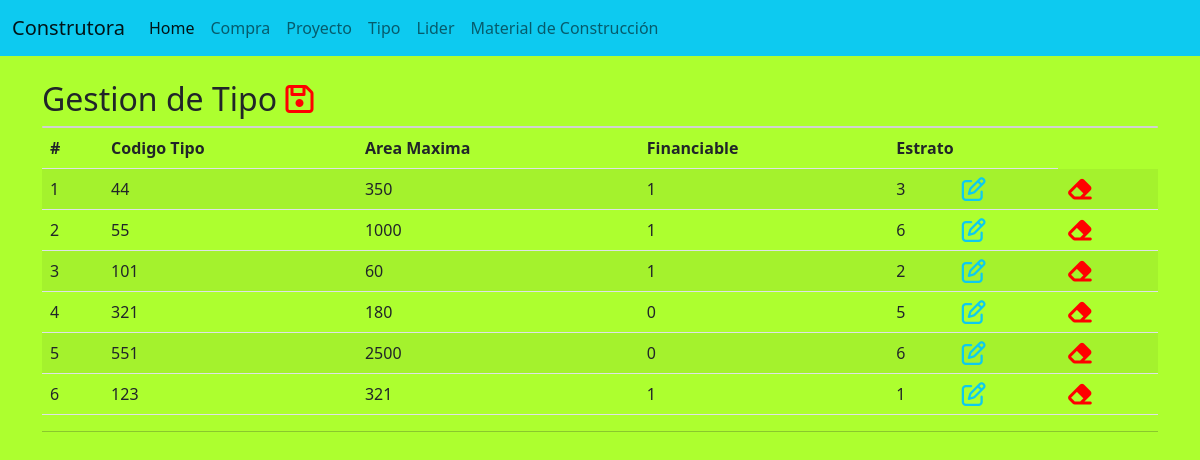
/listTipo/, run on the app's committed database.
### apps/proyectos/models.py (models this page shows)
class Tipo(models.Model):
    id_tipo = models.AutoField(db_column='ID_Tipo', primary_key=True)  # Field name made lowercase.
    codigo_tipo = models.IntegerField(db_column='Codigo_Tipo')  # Field name made lowercase.
    area_max = models.IntegerField(db_column='Area_Max')  # Field name made lowercase.
    financiable = models.IntegerField(db_column='Financiable')  # Field name made lowercase.
    estrato = models.IntegerField(db_column='Estrato')  # Field name made lowercase.
    class Meta:
        managed = False
        db_table = 'Tipo'

### apps/proyectos/views.py (the view)
# urls.py: path("listTipo/", views.listTipo, name = "listT"),
def listTipo(request):
    tipoList = Tipo.objects.get_queryset().order_by('id_tipo')
    page = request.GET.get("page", 1)
    try:
        paginator = Paginator(tipoList, 50)
        tipoList = paginator.page(page)
    except:
        raise Http404
    data = {
        "entity" : tipoList,
        "paginator" : paginator
    }
    return render(request, "listar/listarTipo.html", data)

### apps/proyectos/templates/listar/listarTipo.html (shortened to what this page needs)
{% extends 'base.html' %}
{% block body %}
<div class = "row">
    <div class = "col-sm-24 col-md-24 col-lg-24 col-xl-24 ">
        <h2>Gestion de Tipo  <a href="{% url 'tipoG'%}"><i class="fa fa-floppy-o" aria-hidden="true"  style = "color: red;"></i></a></h2>
        <div class = "card">
    </div>
    <div class = "col-sm-24 col-md-24 col-lg-24 col-xl-24">
        <div class = "table-responsive">
            <table class = "table table-striped">
                 <thead>
                        <tr>
                            <th>#</th>
                            <th>Codigo Tipo</th>
                            <th>Area Maxima</th>
                            <th>Financiable</th>
                            <th colspan = "2">Estrato</th>
                        </tr>
                 </thead>
                 <tbody>
                    {% for c in entity %}
                    <tr>
                        <td>{{c.id_tipo}}</td>
                        <td>{{c.codigo_tipo}}</td>
                        <td>{{c.area_max}}</td>
                        <td>{{c.financiable}}</td>
                        <td>{{c.estrato}}</td>
                        <td><a href="{% url 'editT' c.id_tipo %}"><i class="fa fa-pencil-square-o fa-xl" aria-hidden="true"  style = "color: #0DCAF0;"></i></a></td>
                        <td><a onclick="return confirm('Estás seguro que deseas eliminar el registro?');" href="{% url 'deleteT' c.id_tipo %}"><i class="fa fa-eraser fa-xl" aria-hidden="true"  style = "color: red;"></i></a></td>
                    </tr>
                    {% endfor %}
                 </tbody>
            </table>
            <hr>
        </div>
    </div>
</div>
{% endblock %}

### apps/proyectos/static/css/styles.css (style rules this page uses)
body { background: greenyellow; }
.table-responsive { height: 1000px; overflow: scroll; }

### data on the page
Tipo: id_tipo "1", codigo_tipo "44", area_max "350", financiable "1", estrato "3"
Tipo: id_tipo "2", codigo_tipo "55", area_max "1000", financiable "1", estrato "6"
Tipo: id_tipo "3", codigo_tipo "101", area_max "60", financiable "1", estrato "2"
Tipo: id_tipo "4", codigo_tipo "321", area_max "180", financiable "0", estrato "5"
Tipo: id_tipo "5", codigo_tipo "551", area_max "2500", financiable "0", estrato "6"
Tipo: id_tipo "6", codigo_tipo "123", area_max "321", financiable "1", estrato "1"
